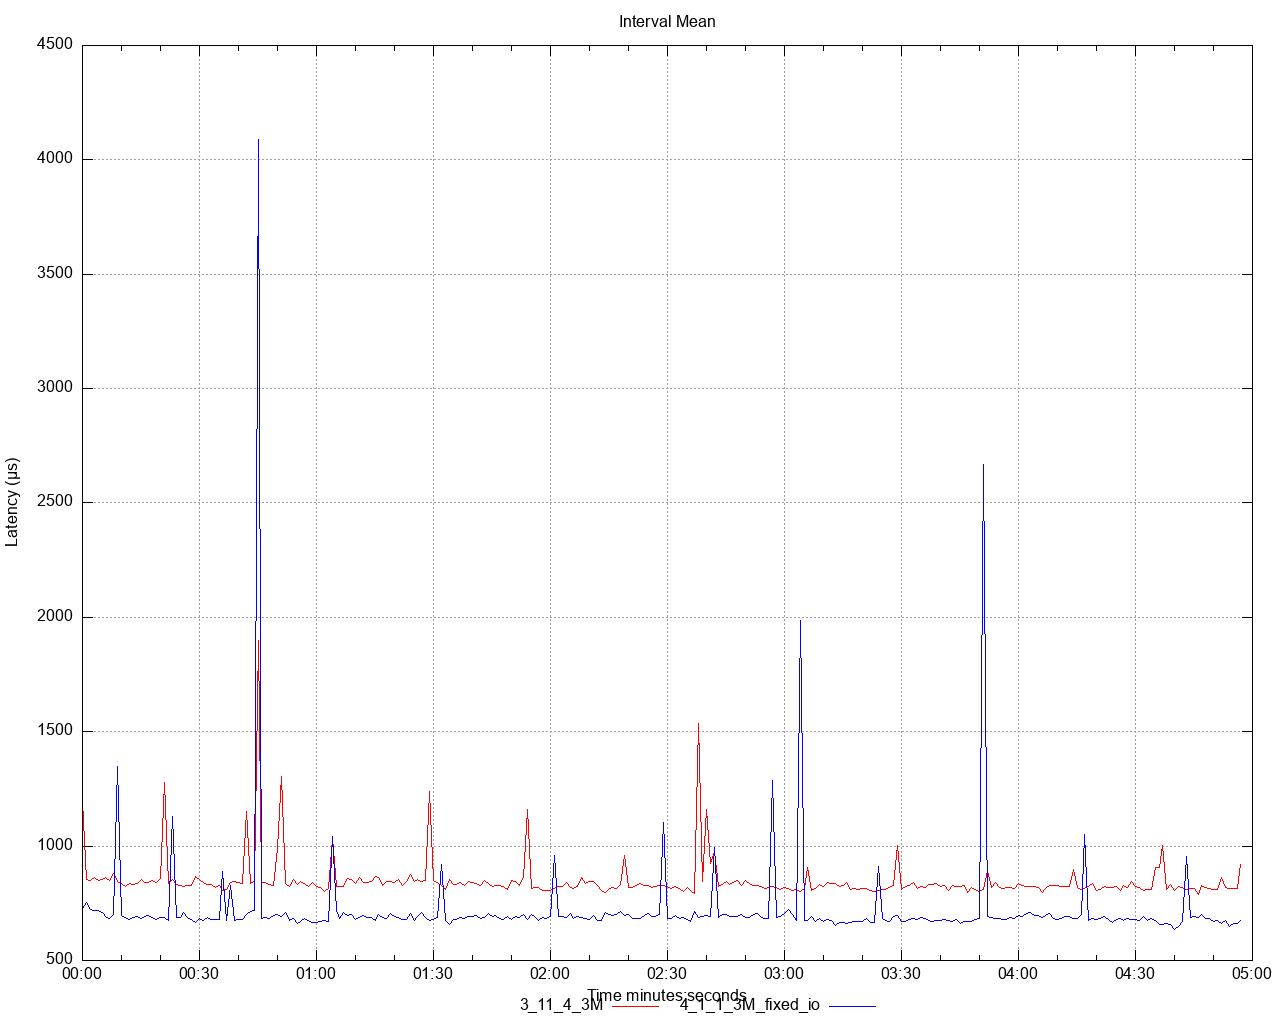

Generate this figure with gnuplot:
set title 'Interval Mean' noenhanced
set style data lines
set datafile separator ","
set terminal png size 1280,1024
set grid
set key below
set xdata time
set timefmt "%s"
offset = 0
t0(x)=(offset=($0==0) ? x : offset, x - offset)
set xlabel 'Time minutes:seconds'
set ylabel 'Latency (μs)'
set output '/Users/ahmet.mircik/simulator/tests/report_3M/latency/latency_interval_mean_set.png'
plot \
   '/Users/ahmet.mircik/simulator/tests/report_3M/data/latency_interval_mean_set_1.data' using (t0(timecolumn(1))):2 title "3_11_4_3M" noenhanced lt rgb "red", \
   '/Users/ahmet.mircik/simulator/tests/report_3M/data/latency_interval_mean_set_2.data' using (t0(timecolumn(1))):2 title "4_1_1_3M" noenhanced lt rgb "blue", \
